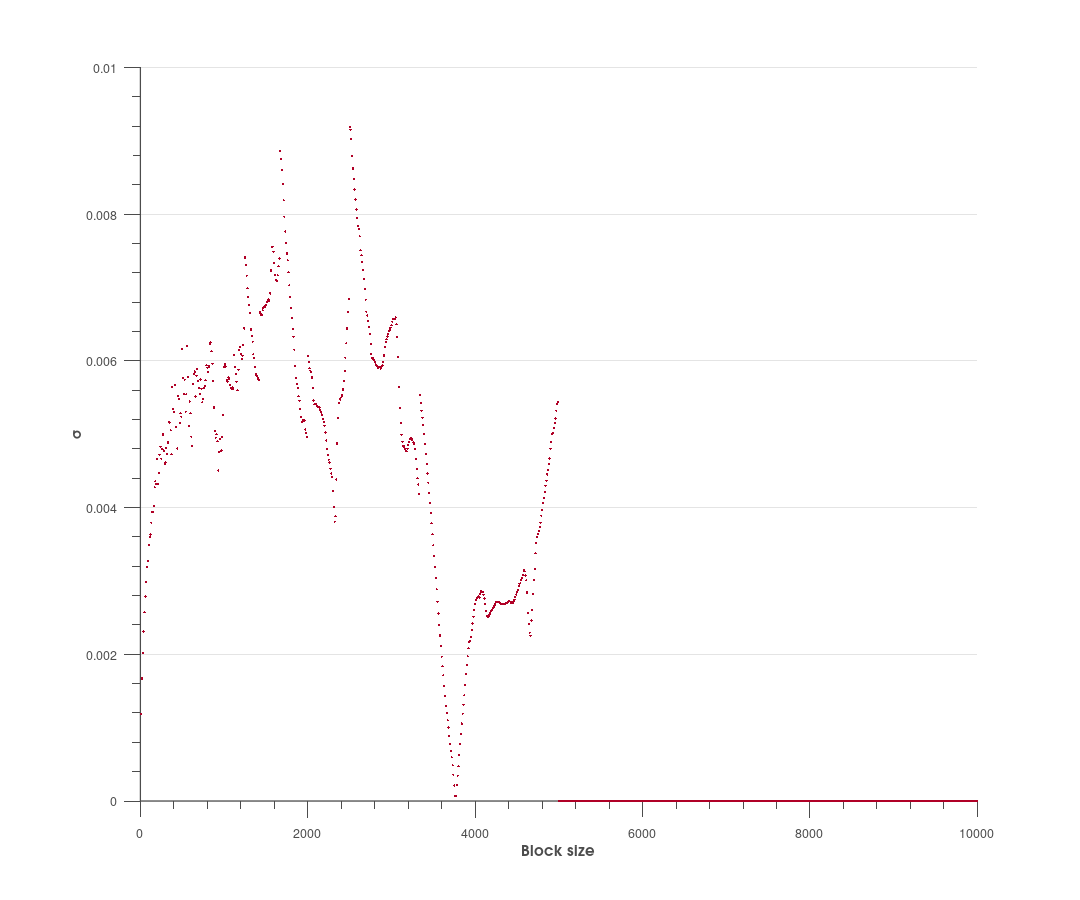

This chart was generated by the following MATLAB code: (Note: this script raises an error after producing the figure.)
%% Loading dataset.
clear
clc
addpath('C:\Users\zigg\Dropbox\Matlab\myaa')
addpath('M:\Dropbox\Matlab\myaa')

imported_data = importdata('blockingResults.dat');
% Storing imported data in the right structures.
N = length(imported_data(:,1));
dN = imported_data(2,1) - imported_data(1,1);
E = imported_data(:,2);
sigma = imported_data(:,3);
blocks = imported_data(:,1);
exact_E = zeros(N,1) + 3.0;

myMap = autumn(3);
% Plotting error
clc
color = [177, 0, 38]/256;
fig =  figure('Color',[1 1 1]);
pl = plot(blocks, sigma,'.','color', color, 'LineWidth',0.5);%, 'linesmoothing', 'on', 'color', myMap(2,:), 'LineWidth',1.5);

hYLabel = ylabel('\sigma');
hXLabel = xlabel('Block size');

grid off

set( gca                       , ...
    'FontName'   , 'Helvetica' );
set([hXLabel, hYLabel], ...
    'FontName'   , 'AvantGarde');
set([gca]             , ...
    'FontSize'   , 10           );
set([hXLabel, hYLabel]  , ...
    'FontSize'   , 12          , ...
    'FontWeight' , 'bold'      );

set(gca, ...
  'Box'         , 'off'     , ...
  'TickDir'     , 'out'     , ...
  'TickLength'  , [.02 .02] , ...
  'XMinorTick'  , 'on'      , ...
  'YMinorTick'  , 'on'      , ...
  'YGrid'       , 'on'      , ...
  'XColor'      , [.3 .3 .3], ...
  'YColor'      , [.3 .3 .3], ...
  'LineWidth'   , 1         );

%%
set(gcf, 'PaperPosition', [0 0 12 10]); %Position plot at left hand corner with width 5 and height 5.
set(gcf, 'PaperSize', [12 10]); %Set the paper to have width 5 and height 5.
saveas(gcf, '2particles_n6_w1_BF', 'pdf') %Save figure
%%
myaa('publish');
